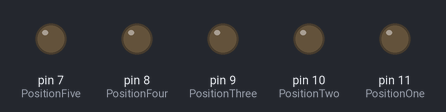
Bench run of a sketch on a simulated Arduino Uno, built with avr-gcc and run on an emulated ATmega328P. On the bench: output pins drawn as LEDs (lit = HIGH).

Above: at 0.1 s.
At 5.1 s:
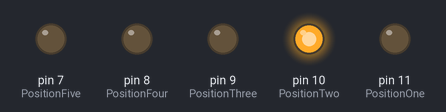
At 9.1 s:
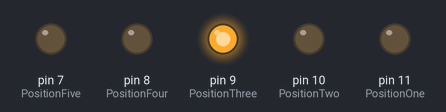
At 19.1 s:
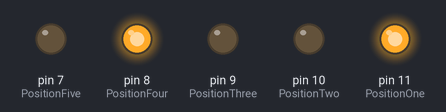
At 29.1 s:
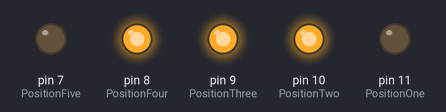
At 39.1 s:
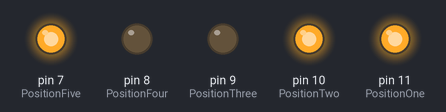
Timing chart, 0 to 40.0 s (numbered marks = the images above):
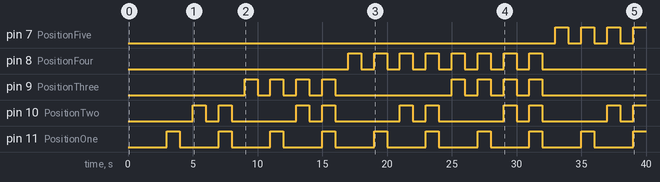

Measured:
- by itself, pin 7 (PositionFive): LOW → HIGH at 33.0 s, → LOW 1.0 s later, → HIGH 1.0 s later, → LOW 1.0 s later, … (7 changes in this stretch)
- by itself, pin 8 (PositionFour): LOW → HIGH at 17.0 s, → LOW 1.0 s later, → HIGH 1.0 s later, → LOW 1.0 s later, … (16 changes in this stretch)
- by itself, pin 9 (PositionThree): goes 3 × (HIGH 1.0 s, LOW 1.0 s), HIGH 1.0 s, LOW 9.0 s, 3 × (HIGH 1.0 s, LOW 1.0 s), HIGH 1.0 s, then LOW
- by itself, pin 10 (PositionTwo): repeats every 8.0 s: LOW 1.0 s, HIGH 1.0 s, LOW 5.0 s, HIGH 1.0 s
- by itself, pin 11 (PositionOne): alternates HIGH for 1.0 s and LOW for 3.0 s

The sketch:

counter_v2.ino
```cpp
// Initial Start of Sequence

const int baseBinary = 2;
const int binaryLimit = 5;
const int lastBit = pow(2,5);

const int PositionOne = 11;
const int PositionTwo = 10;
const int PositionThree = 9;
const int PositionFour = 8;
const int PositionFive = 7;

const int initialDelay = 1000;

struct PinPlacement {
  const int pinseq;
  const int pinposition;
};

PinPlacement myPins[] = {
  {0, PositionOne},
  {1, PositionTwo},
  {2, PositionThree},
  {3, PositionFour},
  {4, PositionFive}
};

void setup() {
  pinMode(PositionOne, OUTPUT);
  pinMode(PositionTwo, OUTPUT);
  pinMode(PositionThree, OUTPUT);
  pinMode(PositionFour, OUTPUT);
  pinMode(PositionFive, OUTPUT);

};

void flashBitRep(int number) {
  for (int i = binaryLimit; i >= 0; i--) {
    int bit = (number >> i) & 1;
    digitalWrite(myPins[i].pinposition, bit);
  };
  delay(initialDelay);
};


void loop() {

    for (int number = 0; number < lastBit; number++){
      digitalWrite(PositionOne, LOW);
      digitalWrite(PositionTwo, LOW);
      digitalWrite(PositionThree, LOW);
      digitalWrite(PositionFour, LOW);
      digitalWrite(PositionFive, LOW);
      delay(initialDelay);
      flashBitRep(number);
    };

};


// 3 2 1 0
// 0 0 0 0 - i = 0 [0]
// 0 0 0 1 - i = 1 [1]
// 0 0 1 0 - i = 2 [1, 1]
// 0000 - 0
// 0001 - 1
// 0010 - 2
// 0011 - 3
// 0100 - 4
// 0101 - 5
// 0110 - 6
// 0111 - 7
// 1000 - 8
// 1001 - 9
// 1010 - 10
// 1011 - 11
// 1100 - 12
// 1101 - 13
// 1110 - 14
// 1111 - 15
```
